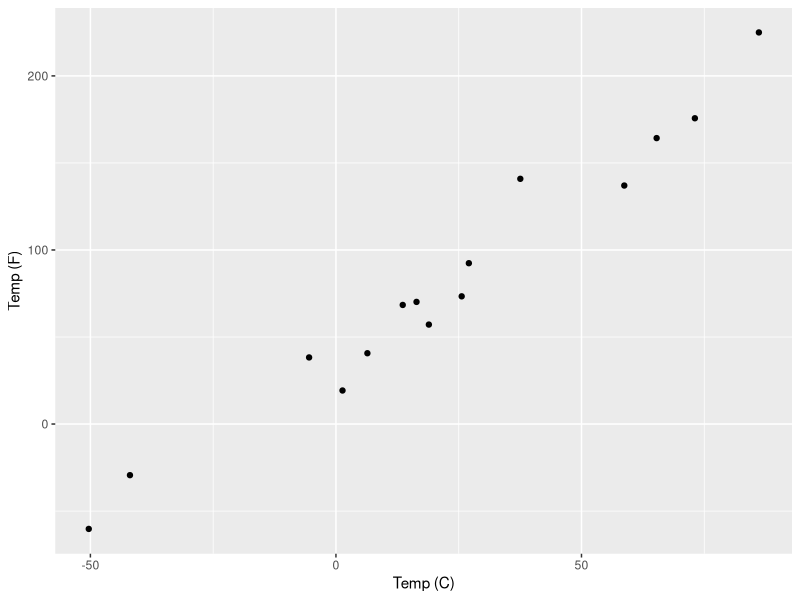
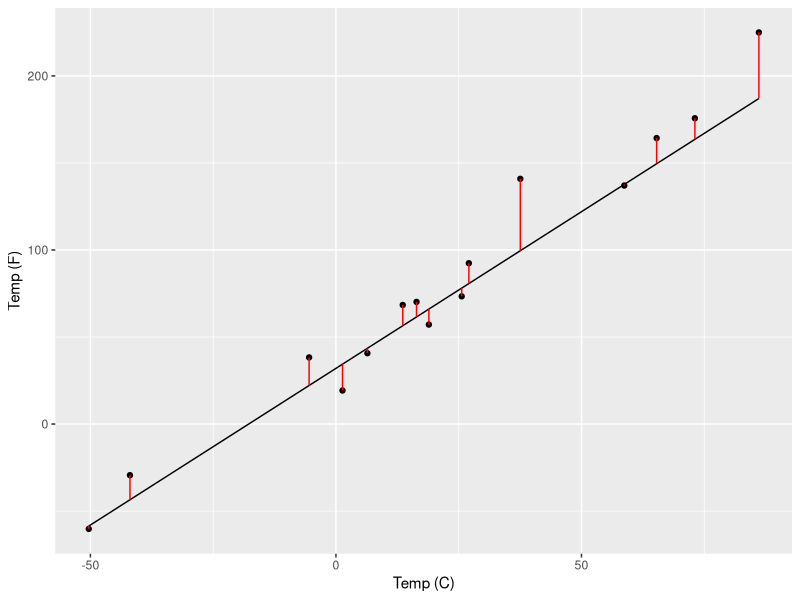
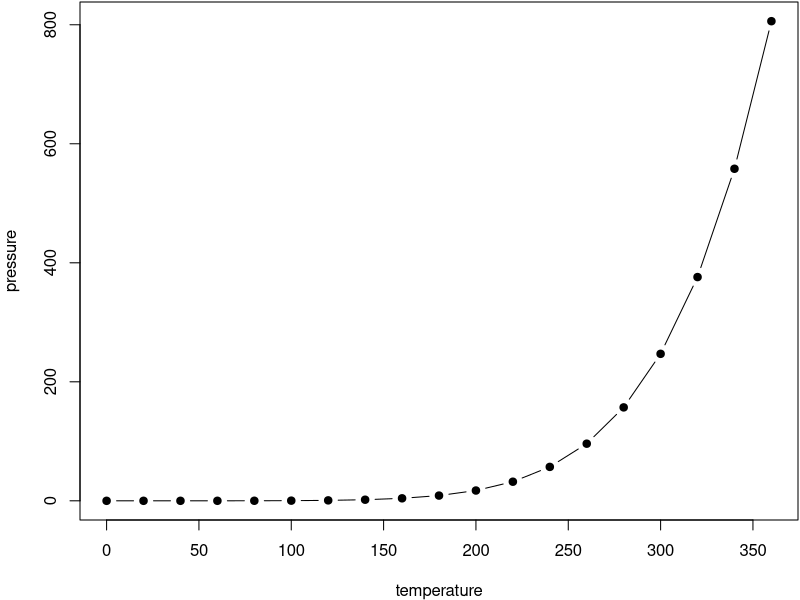

Here is the R script that generated these plots, in order:
## ---- chunk 1
library(tidyverse)
cel <-  sample(seq(-50,100),15) +rnorm(15)*15
frn <- 9/5*cel + 32 
frn2 <- frn + rnorm(length(cel))*15
tmp <- tibble(cel,frn,frn2)
gplot <- ggplot(tmp,aes(cel,frn2))  + geom_point() + labs(x="Temp (C)", y= "Temp (F)")
gplot
## ---- chunk 2

gplot + geom_line(aes(cel,frn)) + geom_segment(aes(x=cel,xend=cel,y=frn2,yend=frn), color='red')
## ---- chunk 3
knitr::kable(tmp)
## ---- chunk 4
par(mar = c(4, 4, .1, .1))
plot(pressure, type = 'b', pch = 19)
## ---- chunk 5
knitr::kable(
  head(iris, 20), caption = 'Here is a nice table!',
  booktabs = TRUE
)
